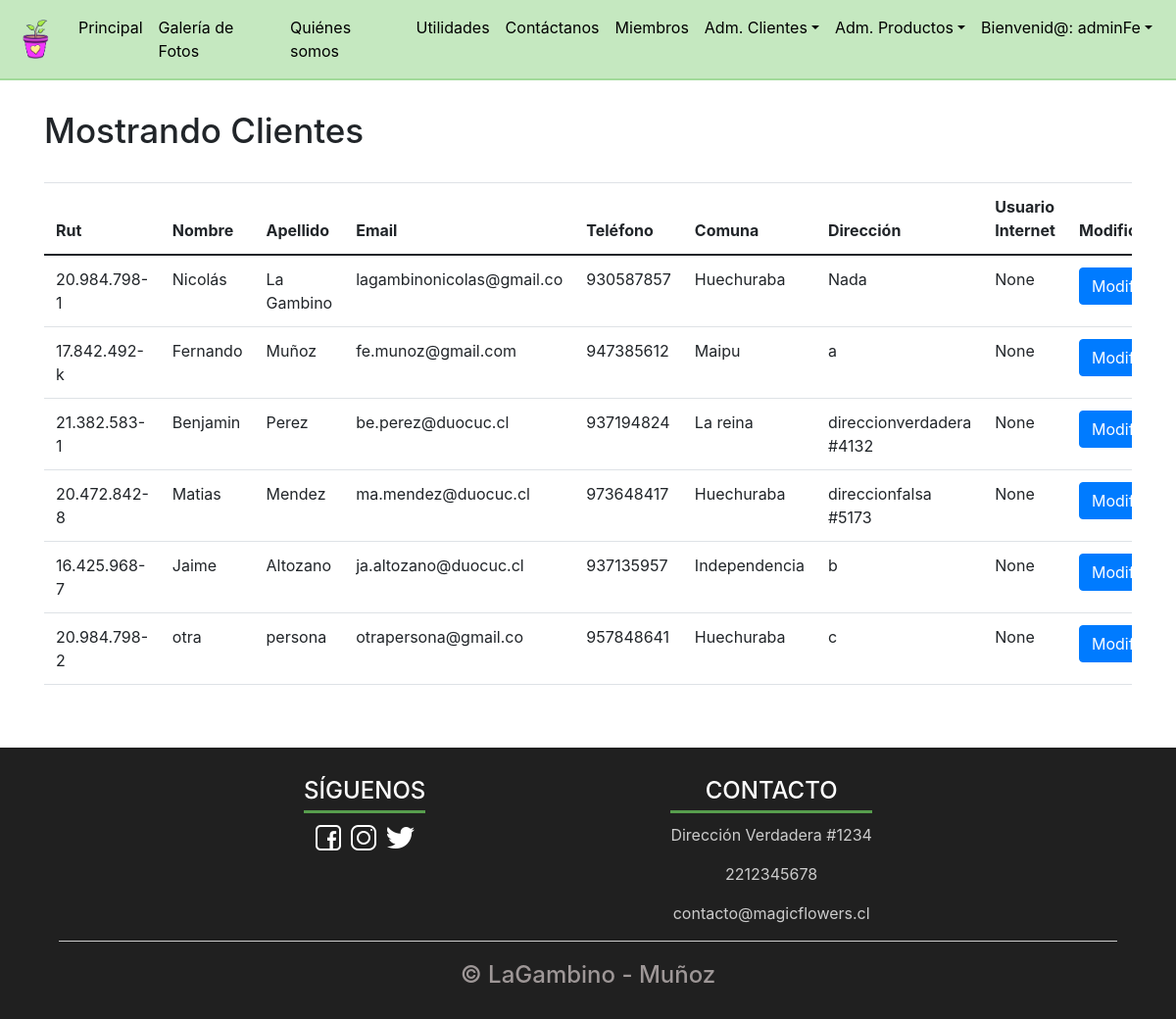
Screenshot of /showCustom/ (signed in) with the database file from the repository.
### app/models.py (models this page shows, shortened)
class Customer (models.Model):
    custRut = models.CharField(primary_key=True,max_length=12,default=None, verbose_name='Rut')
    custName = models.CharField(max_length=25, verbose_name='Nombre del Cliente')
    custLastName = models.CharField(max_length=25, verbose_name='Apellido del Cliente')
    custEmail = models.CharField(max_length=25, verbose_name='Email del Cliente')
    custTel = models.IntegerField(verbose_name='Teléfono del Cliente')
    custComuna = models.CharField(max_length=15, verbose_name='Comuna del Cliente')
    custAddress = models.CharField(max_length=50, verbose_name='Direccion del Cliente',default='')
    custUser = models.OneToOneField(User, null=True, on_delete=models.CASCADE)

### app/views.py (the view)
# urls.py: path('showCustom/', showCustom, name="showCustom"),
def showCustom(request):
    clientes = Customer.objects.all()
    datos = {
        'clientes' : clientes
    }
    return render(request, 'showCustom.html', datos)

### app/context_processor.py (called while the page is built)
def total_carrito(request):
    total = 0
    if request.user.is_authenticated:
        if "carrito" in request.session.keys():
            for key, value in request.session["carrito"].items():
                total += int(value["acumulado"])
    return {"total_carrito": total}

def costo_envio(request):
    envio = 0
    if request.user.is_authenticated:
        if "carrito" in request.session.keys():
            total = sum(total_carrito(request).values())
            envio = int(total * 0.05)
    return {"costo_envio": envio}

def total_final(request):
    total = 0
    if request.user.is_authenticated:
        if "carrito" in request.session.keys():
            subTotal = sum(total_carrito(request).values())
            envio = sum(costo_envio(request).values())
            total = subTotal + envio
    return {"total_final": total}

### app/templates/showCustom.html (shortened to what this page needs)
<!DOCTYPE html>
<html lang="es">
<head>
    {% load static %}
  <link rel="stylesheet" href="{% static 'css/mystyles.css' %}">
  <link rel="stylesheet" href="css/bootstrap.min.css">
  <link href="https://cdn.jsdelivr.net/npm/bootstrap@5.0.1/dist/css/bootstrap.min.css" rel="stylesheet">
  <link rel="stylesheet" href="https://maxcdn.bootstrapcdn.com/bootstrap/4.0.0/css/bootstrap.min.css"
>
  <link rel="stylesheet" href="https://cdn.jsdelivr.net/npm/bootstrap@4.6.1/dist/css/bootstrap.min.css">
</head>
{% if user.is_staff %}
  <body>
      {% load static %}
      <nav id="main_nav" class="navbar navbar-expand-sm navbar-light">
        <a class="navbar-brand" href="{% url 'home' %}">
          <img src="{% static 'img/ICON.png' %}" width="40" height="40" alt="Icono_MagicFlowers">
        </a>
        <div class="collapse navbar-collapse" id="opciones">
            <ul class="navbar-nav">
                <li class="nav-item">
                  <a class="nav-link" id="link" href="{% url 'home' %}">Principal</a>
                </li>
                <li class="nav-item">
                  <a class="nav-link" id="link" href="{% url 'galeria' %}">Galería de Fotos</a>
                </li>
                <li class="nav-item">
                  <a class="nav-link" id="link" href="{% url 'somos' %}">Quiénes somos</a>
                </li>
                <li class="nav-item">
                    <a class="nav-link" id="link" href="{% url 'utilidades' %}">Utilidades</a>
                </li>
                <li class="nav-item">
                    <a class="nav-link" id="link" href="{% url 'contacto' %}">Contáctanos</a>
                  </li>
                <li class="nav-item">
                    <a class="nav-link" id="link" href="{% url 'miembros' %}">Miembros</a>
                </li>
                {% if  user.is_authenticated %}
                  {% if user.is_staff %}
                    <li class="nav-item dropdown">
                        <a class="nav-link dropdown-toggle" id="link" data-toggle="dropdown" href="#">Adm. Clientes</a>
                    </li>
                    <li class="nav-item dropdown">
                        <a class="nav-link dropdown-toggle" id="link" data-toggle="dropdown" href="#">Adm. Productos</a>
                    </li>
                    <li class="nav-item dropdown">
                        <a class="nav-link dropdown-toggle" id="link" data-toggle="dropdown" href="#">Bienvenid@: {{user.username}}</a>
                    </li>
                  {% endif %}
                {% endif %}
            </ul>
        </div>
    </nav>
      <div class="container">
          <h3 class="utility" onmouseover="mouseover(this)" onmouseout="mouseout(this)">Mostrando Clientes</h3>
          <br>
          <div class="table-responsive">
            <table class="table">
              <thead>
                  <tr>
                      <th>Rut</th>
                      <th>Nombre</th>
                      <th>Apellido</th>
                      <th>Email</th>
                      <th>Teléfono</th>
                      <th>Comuna</th>
                      <th>Dirección</th>
                      <th>Usuario Internet</th>
                      <th>Modificar</th>
                  </tr>
              </thead>
              <tbody>
                  {% for cust in clientes %}
                      <tr>
                          <td>{{ cust.custRut }}</td>
                          <td>{{ cust.custName }}</td>
                          <td>{{ cust.custLastName }}</td>
                          <td>{{ cust.custEmail }}</td>
                          <td>{{ cust.custTel }}</td>
                          <td>{{ cust.custComuna }}</td>
                          <td>{{ cust.custAddress }}</td>
                          <td>{{ cust.custUser }}</td>
                          <td><a href="{% url  'formmod_cust' cust.custRut %}" class="btn btn-primary">Modificar</a></td>
                      </tr>
                  {% endfor %}
              </tbody>
            </table>
          </div>
          <br><br>
    </div>
    <footer>
      <div class="container-footer">
          <div class="content-foo">
              <h4>SÍGUENOS</h4>
              <p>
                  <a href="https://www.facebook.com" target="_blank"><img src="{% static 'img/icons8-facebook-32.png' %}" alt="Facebook icon by Icons8" title="Facebook"></a>
                  <a href="https://www.instagram.com" target="_blank"><img src="{% static 'img/icons8-instagram-32.png' %}" alt="Instagram icon by Icons8" title="Instagram"></a>
                  <a href="https://www.twitter.com" target="_blank"><img src="{%static 'img/icons8-twitter-32.png' %}" alt="Twitter icon by Icons8" title="Twitter"></a>
              </p>
          </div>
          <div class="content-foo">
              <h4>CONTACTO</h4>
              <p>Dirección Verdadera #1234</p>
              <p>2212345678</p>
              <p>contacto@magicflowers.cl</p>
          </div>
      </div>
      <h2 class="titulo-final">&copy; LaGambino - Muñoz</h2>
    </footer>
  </body>
{% else %}
    {% load static %}
{% endif %}
</html>

### app/static/css/mystyles.css (style rules this page uses)
#main_nav { background-color: #68c45c62; border-bottom: 2px solid #68c45c62; }
#link { color: black; }
footer { background: #202020; padding: 30px 0 30px 0; margin: auto; overflow: hidden; text-align: center; }
.container-footer { display: flex; width: 90%; justify-content: space-evenly; margin: auto; border-bottom: 1px solid #ccc; }
.content-foo h4 { color: white; border-bottom: 3px solid #68c45cc4; padding-bottom: 5px; margin-bottom: 10px; }
.content-foo p { color: #ccc; }
.titulo-final { text-align: center; font-size: 24px; margin: 20px 0 0 0; color: #9e9797; }
.utility { margin-top: 30px; font-size: 35px; }

### rows the page displays
Customer: custRut "20.984.798-1", custName "Nicolás", custLastName "La Gambino", custEmail "lagambinonicolas@gmail.co", custTel "930587857", custComuna "Huechuraba", custAddress "Nada", custUser "None"
Customer: custRut "17.842.492-k", custName "Fernando", custLastName "Muñoz", custEmail "fe.munoz@gmail.com", custTel "947385612", custComuna "Maipu", custAddress "a", custUser "None"
Customer: custRut "21.382.583-1", custName "Benjamin", custLastName "Perez", custEmail "be.perez@duocuc.cl", custTel "937194824", custComuna "La reina", custAddress "direccionverdadera #4132", custUser "None"
Customer: custRut "20.472.842-8", custName "Matias", custLastName "Mendez", custEmail "ma.mendez@duocuc.cl", custTel "973648417", custComuna "Huechuraba", custAddress "direccionfalsa #5173", custUser "None"
Customer: custRut "16.425.968-7", custName "Jaime", custLastName "Altozano", custEmail "ja.altozano@duocuc.cl", custTel "937135957", custComuna "Independencia", custAddress "b", custUser "None"
Customer: custRut "20.984.798-2", custName "otra", custLastName "persona", custEmail "otrapersona@gmail.co", custTel "957848641", custComuna "Huechuraba", custAddress "c", custUser "None"

### other values shown
{{ user.username }} "adminFe"
